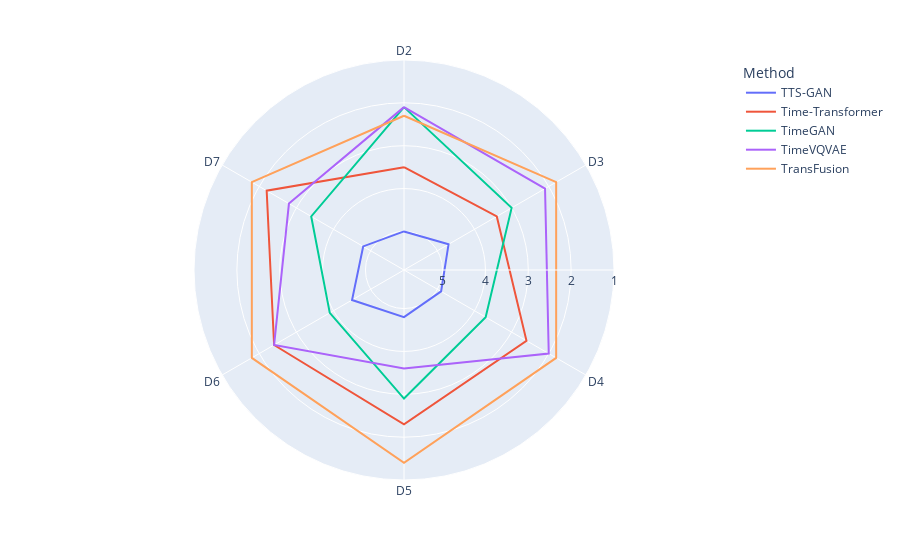

The code cell stored with this chart in its notebook:
### Code cell
ranking_by_dataset = rankings.stack(level=0).reset_index().groupby("Method").mean()
spider_by_dataset = ranking_by_dataset.reset_index().melt(id_vars="Method")
fig_spider_by_dataset = px.line_polar(spider_by_dataset, r="value", theta="Dataset", color="Method", line_close=True) \
    .update_layout(polar={"radialaxis": {"range": [5.9,1], "dtick": 1}})
fig_spider_by_dataset

### Figure 1 — Plotly figure (JSON) as saved in the notebook; plotly's stock layout.template omitted (floating-point values rounded to 4 significant figures)
{"data": [{"hovertemplate": "Method=TTS-GAN<br>value=%{r}<br>Dataset=%{theta}<extra></extra>", "legendgroup": "TTS-GAN", "line": {"color": "#636efa", "dash": "solid"}, "marker": {"symbol": "circle"}, "mode": "lines", "name": "TTS-GAN", "r": [5, 4.7, 4.9, 4.8, 4.5, 4.8, 5], "showlegend": true, "subplot": "polar", "theta": ["D2", "D3", "D4", "D5", "D6", "D7", "D2"], "type": "scatterpolar"}, {"hovertemplate": "Method=Time-Transformer<br>value=%{r}<br>Dataset=%{theta}<extra></extra>", "legendgroup": "Time-Transformer", "line": {"color": "#EF553B", "dash": "solid"}, "marker": {"symbol": "circle"}, "mode": "lines", "name": "Time-Transformer", "r": [3.5, 3.4, 2.6, 2.3, 2.4, 2.2, 3.5], "showlegend": true, "subplot": "polar", "theta": ["D2", "D3", "D4", "D5", "D6", "D7", "D2"], "type": "scatterpolar"}, {"hovertemplate": "Method=TimeGAN<br>value=%{r}<br>Dataset=%{theta}<extra></extra>", "legendgroup": "TimeGAN", "line": {"color": "#00cc96", "dash": "solid"}, "marker": {"symbol": "circle"}, "mode": "lines", "name": "TimeGAN", "r": [2.1, 3, 3.7, 2.9, 3.9, 3.4, 2.1], "showlegend": true, "subplot": "polar", "theta": ["D2", "D3", "D4", "D5", "D6", "D7", "D2"], "type": "scatterpolar"}, {"hovertemplate": "Method=TimeVQVAE<br>value=%{r}<br>Dataset=%{theta}<extra></extra>", "legendgroup": "TimeVQVAE", "line": {"color": "#ab63fa", "dash": "solid"}, "marker": {"symbol": "circle"}, "mode": "lines", "name": "TimeVQVAE", "r": [2.1, 2.1, 2, 3.6, 2.4, 2.8, 2.1], "showlegend": true, "subplot": "polar", "theta": ["D2", "D3", "D4", "D5", "D6", "D7", "D2"], "type": "scatterpolar"}, {"hovertemplate": "Method=TransFusion<br>value=%{r}<br>Dataset=%{theta}<extra></extra>", "legendgroup": "TransFusion", "line": {"color": "#FFA15A", "dash": "solid"}, "marker": {"symbol": "circle"}, "mode": "lines", "name": "TransFusion", "r": [2.3, 1.8, 1.8, 1.4, 1.8, 1.8, 2.3], "showlegend": true, "subplot": "polar", "theta": ["D2", "D3", "D4", "D5", "D6", "D7", "D2"], "type": "scatterpolar"}], "layout": {"legend": {"title": {"text": "Method"}, "tracegroupgap": 0}, "margin": {"t": 60}, "polar": {"angularaxis": {"direction": "clockwise", "rotation": 90}, "domain": {"x": [0, 1], "y": [0, 1]}, "radialaxis": {"dtick": 1, "range": [5.9, 1]}}}}
